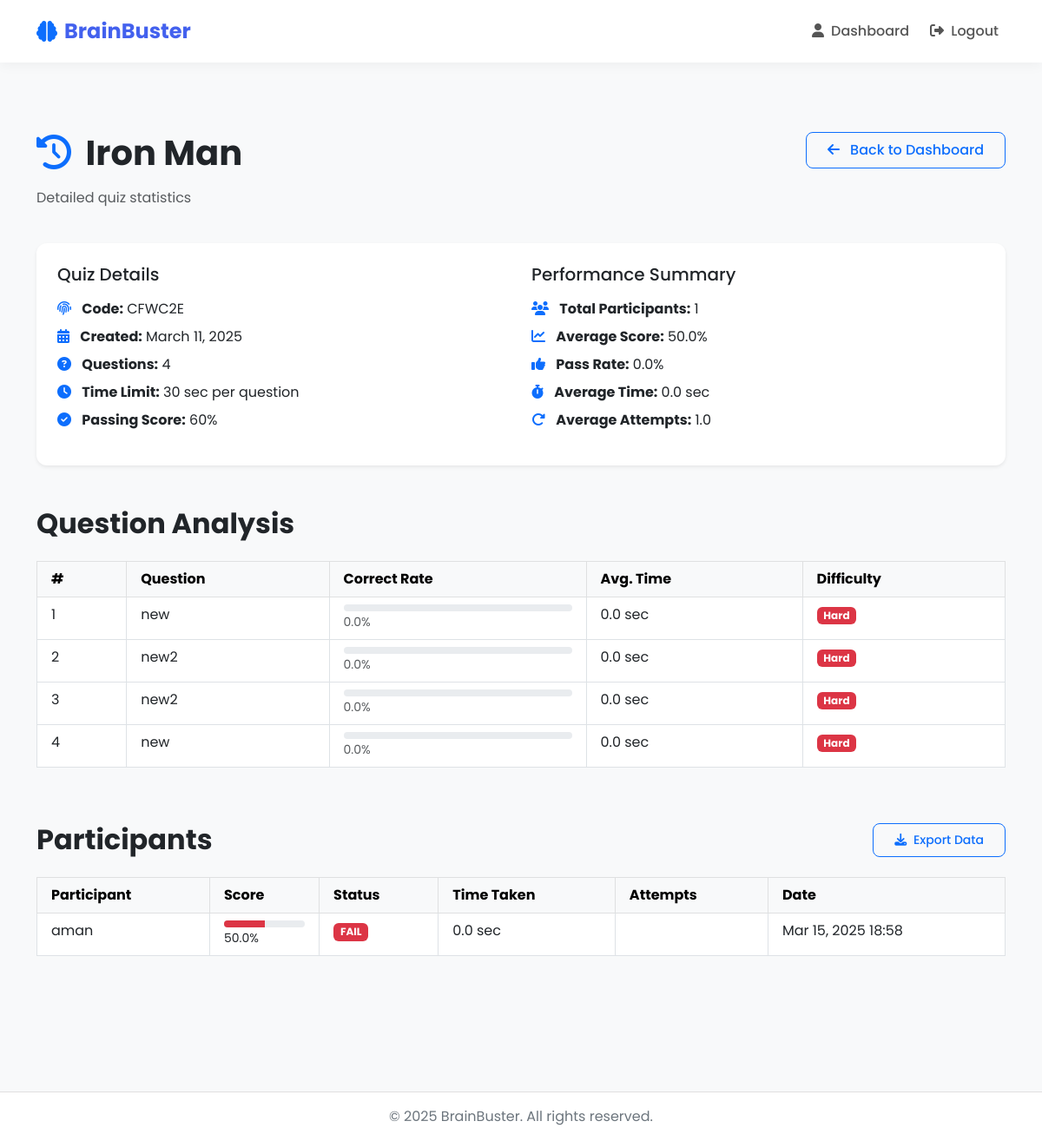
The app's page /quizzes/quiz/9/stats/ (signed in), older data.
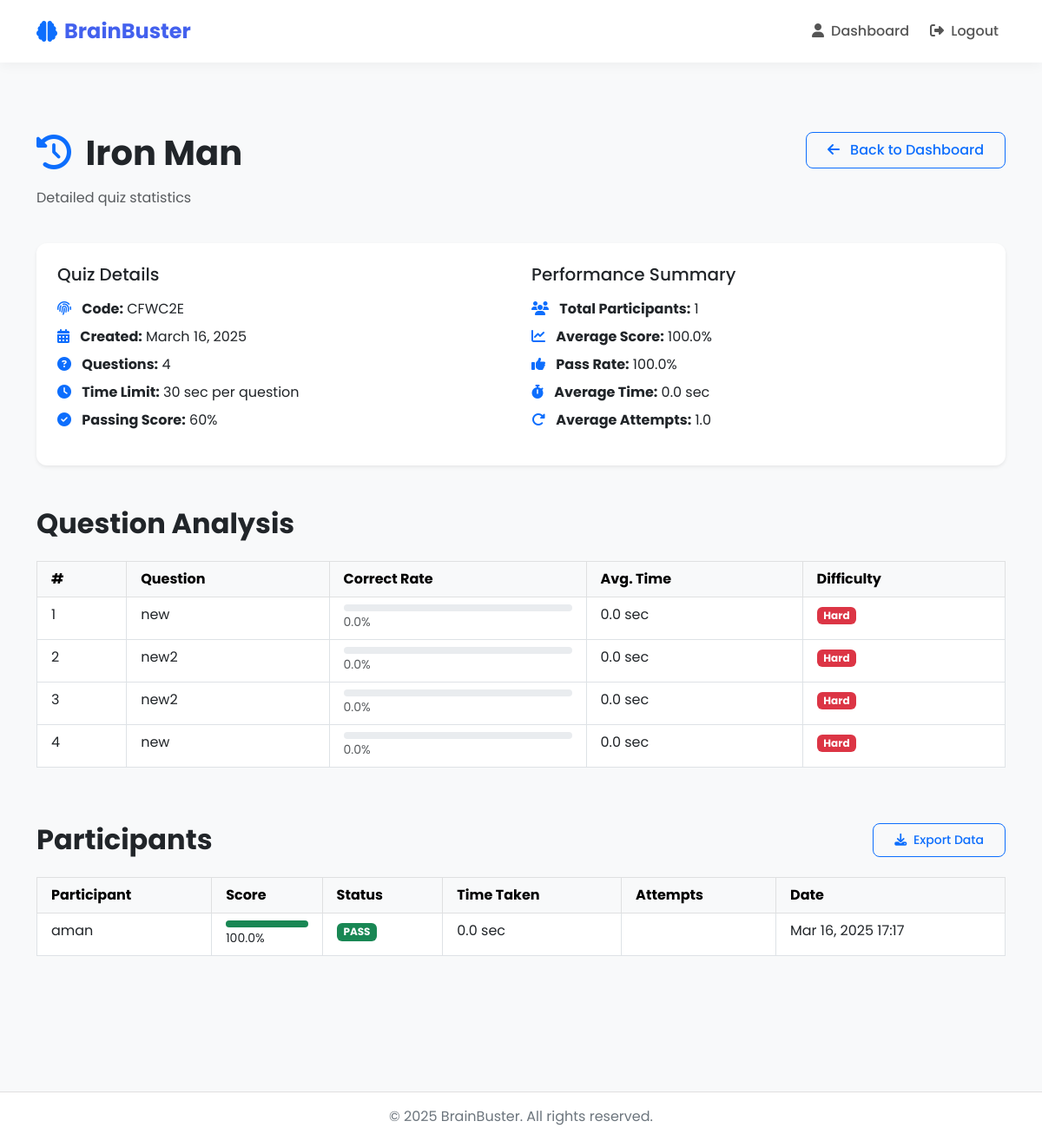
The same page, newer data.
### quizzes/models.py (models this page shows, shortened)
class Quiz(models.Model):
    title = models.CharField(max_length=255)
    description = models.TextField(blank=True, null=True)
    icon = models.CharField(max_length=50, default="question-circle")
    code = models.CharField(max_length=10, unique=True, default=generate_unique_code)
    created_by = models.ForeignKey(User, on_delete=models.CASCADE, related_name='quizzes')
    created_at = models.DateTimeField(auto_now=True)
    time_limit_per_question = models.IntegerField(help_text="Time limit in seconds", default=30)
    minimum_score_percentage = models.IntegerField(help_text="Minimum score required to pass (%)", default=60)

class Question(models.Model):
    quiz = models.ForeignKey(Quiz, related_name="questions", on_delete=models.CASCADE)
    text = models.TextField()

class Participation(models.Model):
    user = models.ForeignKey(User, on_delete=models.CASCADE, related_name='participations')
    quiz = models.ForeignKey(Quiz, on_delete=models.CASCADE, related_name='participations')
    score = models.FloatField(default=0.0)
    submitted_at = models.DateTimeField(auto_now=True)  # Changed from auto_now_add to auto_now
    time_taken = models.IntegerField(default=0, help_text="Total time taken in seconds")
    class Meta:
        unique_together = ('user', 'quiz')

### quizzes/views.py (the view)
# urls.py: path('quiz/<int:quiz_id>/stats/', views.quiz_stats, name='quiz_stats'),
@login_required
def quiz_stats(request, quiz_id):
    quiz = get_object_or_404(Quiz, id=quiz_id, created_by=request.user)
    participations = list(quiz.participations.all().select_related('user'))
    for participation in participations:
        participation.attempts = Participation.objects.filter(
            user=participation.user,
            quiz=quiz
        ).count()
    total_participants = len(participations)
    average_score = 0
    pass_rate = 0
    average_time = 0
    average_attempts = 0
    if total_participants > 0:
        average_score = sum(p.score for p in participations) / total_participants
        passing_participants = sum(1 for p in participations if p.score >= quiz.minimum_score_percentage)
        pass_rate = (passing_participants / total_participants * 100)
        total_time = sum(p.time_taken for p in participations if p.time_taken is not None)
        average_time = total_time / total_participants if total_participants > 0 else 0
        user_attempts = {}
        for p in participations:
            user_id = p.user.id
            if user_id not in user_attempts:
                user_attempts[user_id] = Participation.objects.filter(user=p.user, quiz=quiz).count()
        average_attempts = sum(user_attempts.values()) / len(user_attempts) if user_attempts else 0
    questions = list(quiz.questions.all().prefetch_related('options'))
    for question in questions:
        participations_with_answers = list(quiz.participations.all())
        correct_count = 0
        total_count = len(participations_with_answers)
        total_time = 0
        import random
        correct_count = random.randint(total_count // 2, int(total_count * 0.9)) if total_count > 0 else 0
        total_time = sum(p.time_taken for p in participations_with_answers) // len(questions) if participations_with_answers and len(questions) > 0 else 0
        correct_rate = (correct_count / total_count * 100) if total_count > 0 else 0
        avg_time = total_time / total_count if total_count > 0 else 0
        if correct_rate >= 70:
            difficulty = "Easy"
            difficulty_class = "bg-success"
        elif correct_rate >= 40:
            difficulty = "Medium"
            difficulty_class = "bg-warning"
        else:
            difficulty = "Hard"
            difficulty_class = "bg-danger"
        question.correct_rate = round(correct_rate, 1)
        question.avg_time = round(avg_time, 1)
        question.difficulty = difficulty
        question.difficulty_class = difficulty_class
    return render(request, 'quizzes/quiz_stats.html', {
        'quiz': quiz,
        'average_score': average_score,
        'pass_rate': pass_rate,
        'average_time': average_time,
        'average_attempts': average_attempts,
        'questions': questions
    })

### templates/quizzes/quiz_stats.html (shortened to what the changed rows need)
{% extends 'base.html' %}
{% block content %}
<div class="container py-5">
    <div class="row mb-4">
        <div class="col-md-8">
            <h1 class="fw-bold mb-3">
                <i class="fas fa-{{ quiz.icon|default:'question-circle' }} text-primary me-2"></i>
                {{ quiz.title }}
            </h1>
            <p class="text-muted">Detailed quiz statistics</p>
        </div>
    </div>
    <div class="row mb-4">
        <div class="col-12">
            <div class="card shadow-sm border-0">
                <div class="card-body p-4">
                    <div class="row">
                        <div class="col-md-6">
                            <ul class="list-unstyled">
                                <li class="mb-2">
                                    <i class="fas fa-fingerprint me-2 text-primary"></i>
                                    <strong>Code:</strong> {{ quiz.code }}
                                </li>
                                <li class="mb-2">
                                    <i class="fas fa-calendar-alt me-2 text-primary"></i>
                                    <strong>Created:</strong> {{ quiz.created_at|date:"F j, Y" }}
                                </li>
                                <li class="mb-2">
                                    <i class="fas fa-question-circle me-2 text-primary"></i>
                                    <strong>Questions:</strong> {{ quiz.questions.count }}
                                </li>
                                <li class="mb-2">
                                    <i class="fas fa-clock me-2 text-primary"></i>
                                    <strong>Time Limit:</strong> {{ quiz.time_limit_per_question }} sec per question
                                </li>
                                <li class="mb-2">
                                    <i class="fas fa-check-circle me-2 text-primary"></i>
                                    <strong>Passing Score:</strong> {{ quiz.minimum_score_percentage }}%
                                </li>
                            </ul>
                        </div>
                        <div class="col-md-6">
                            <ul class="list-unstyled">
                                <li class="mb-2">
                                    <i class="fas fa-users me-2 text-primary"></i>
                                    <strong>Total Participants:</strong> {{ quiz.participations.count }}
                                </li>
                                <li class="mb-2">
                                    <i class="fas fa-chart-line me-2 text-primary"></i>
                                    <strong>Average Score:</strong> {{ average_score|floatformat:1 }}%
                                </li>
                                <li class="mb-2">
                                    <i class="fas fa-thumbs-up me-2 text-primary"></i>
                                    <strong>Pass Rate:</strong> {{ pass_rate|floatformat:1 }}%
                                </li>
                                <li class="mb-2">
                                    <i class="fas fa-stopwatch me-2 text-primary"></i>
                                    <strong>Average Time:</strong> {{ average_time|floatformat:1 }} sec
                                </li>
                                <li class="mb-2">
                                    <i class="fas fa-redo-alt me-2 text-primary"></i>
                                    <strong>Average Attempts:</strong> {{ average_attempts|floatformat:1 }}
                                </li>
                            </ul>
                        </div>
                    </div>
                </div>
            </div>
        </div>
    </div>
    <div class="row mt-5">
        <div class="col-12">
            <h2 class="fw-bold mb-4">Question Analysis</h2>
            <div class="table-responsive">
                <table class="table table-hover table-bordered">
                    <thead class="table-light">
                        <tr>
                            <th class="px-3 py-2">#</th>
                            <th class="px-3 py-2">Question</th>
                            <th class="px-3 py-2">Correct Rate</th>
                            <th class="px-3 py-2">Avg. Time</th>
                            <th class="px-3 py-2">Difficulty</th>
                        </tr>
                    </thead>
                    <tbody>
                        {% for question in questions %}
                        <tr>
                            <td class="px-3 py-2">{{ forloop.counter }}</td>
                            <td class="px-3 py-2">{{ question.text|truncatechars:50 }}</td>
                            <td class="px-3 py-2">
                                <div class="progress" style="height: 8px;">
                                </div>
                                <small class="text-muted">{{ question.correct_rate|floatformat:1 }}%</small>
                            </td>
                            <td class="px-3 py-2">{{ question.avg_time|floatformat:1 }} sec</td>
                            <td class="px-3 py-2">
                                <span class="badge {{ question.difficulty_class }}">{{ question.difficulty }}</span>
                            </td>
                        </tr>
                        {% endfor %}
                    </tbody>
                </table>
            </div>
        </div>
    </div>
    <div class="row mt-5">
        <div class="col-12">
            <h2 class="fw-bold mb-4">Participants
                <button type="button" class="btn btn-sm btn-outline-primary float-end" id="exportBtn">
                    <i class="fas fa-download me-1"></i> Export Data
                </button>
            </h2>
            {% if quiz.participations.count > 0 %}
                <div class="table-responsive">
                    <table class="table table-hover table-bordered" id="participantsTable">
                        <thead class="table-light">
                            <tr>
                                <th class="px-3 py-2">Participant</th>
                                <th class="px-3 py-2">Score</th>
                                <th class="px-3 py-2">Status</th>
                                <th class="px-3 py-2">Time Taken</th>
                                <th class="px-3 py-2">Attempts</th>
                                <th class="px-3 py-2">Date</th>
                            </tr>
                        </thead>
                        <tbody>
                            {% for participation in quiz.participations.all %}
                            <tr>
                                <td class="px-3 py-2">{{ participation.user.username }}</td>
                                <td class="px-3 py-2">
                                    <div class="progress" style="height: 8px;">
                                        <div class="progress-bar {% if participation.score >= quiz.minimum_score_percentage %}bg-success{% else %}bg-danger{% endif %}"
                                            role="progressbar" style="width: {{ participation.score|floatformat:0 }}%;">
                                        </div>
                                    </div>
                                    <small>{{ participation.score|floatformat:1 }}%</small>
                                </td>
                                <td class="px-3 py-2">
                                    <span class="badge {% if participation.score >= quiz.minimum_score_percentage %}bg-success{% else %}bg-danger{% endif %}">
                                        {% if participation.score >= quiz.minimum_score_percentage %}PASS{% else %}FAIL{% endif %}
                                    </span>
                                </td>
                                <td class="px-3 py-2">{{ participation.time_taken|floatformat:1 }} sec</td>
                                <td class="px-3 py-2">{{ participation.attempts }}</td>
                                <td class="px-3 py-2">{{ participation.submitted_at|date:"M d, Y H:i" }}</td>
                            </tr>
                            {% endfor %}
                        </tbody>
                    </table>
                </div>
            {% endif %}
        </div>
    </div>
</div>
{% endblock %}

Row changes from the older to the newer data that the page shows:
changed Quiz "Iron Man": created_at "March 11, 2025" → "March 16, 2025"
changed Participation "aman": score "50.0" → "100.0"; submitted_at "Mar 15, 2025 18:58" → "Mar 16, 2025 17:17"; score "FAIL" → "PASS"
Text that changed along with them:
{{ average_score|floatformat:1 }}: "50.0" → "100.0"
{{ pass_rate|floatformat:1 }}: "0.0" → "100.0"
